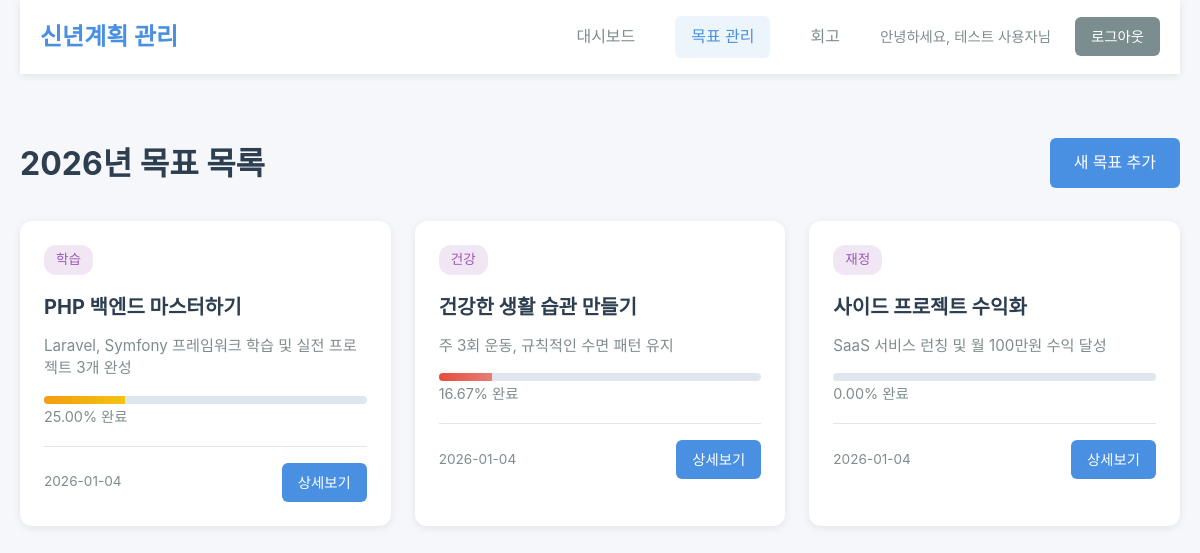
/goal_list.php (signed in), run on the app's committed database.
### tables this page shows
CREATE TABLE IF NOT EXISTS goals (
    id INT UNSIGNED AUTO_INCREMENT PRIMARY KEY,
    user_id INT UNSIGNED NOT NULL COMMENT '목표 소유자',
    year YEAR NOT NULL COMMENT '목표 연도 (예: 2026)',
    title VARCHAR(200) NOT NULL COMMENT '목표 제목',
    description TEXT COMMENT '목표 상세 설명',
    category ENUM('career', 'health', 'study', 'finance', 'hobby', 'relationship', 'other')
        DEFAULT 'other' COMMENT '목표 카테고리',
    status ENUM('not_started', 'in_progress', 'completed')
        DEFAULT 'not_started' COMMENT '목표 상태',
    progress_percentage DECIMAL(5,2) DEFAULT 0.00 COMMENT '진행률 (0.00 ~ 100.00)',
    created_at TIMESTAMP DEFAULT CURRENT_TIMESTAMP,
    updated_at TIMESTAMP DEFAULT CURRENT_TIMESTAMP ON UPDATE CURRENT_TIMESTAMP,
    FOREIGN KEY (user_id) REFERENCES users(id) ON DELETE CASCADE,
    INDEX idx_user_year (user_id, year),
    INDEX idx_category (category),
    INDEX idx_status (status)
);

### includes/session.php (called while the page is built, shortened)
<?php
function getCurrentUserId(): ?int
{
    return $_SESSION['user_id'] ?? null;
}
function getCurrentUserName(): ?string
{
    return $_SESSION['user_name'] ?? null;
}

### includes/functions.php (called while the page is built, shortened)
<?php
function e(?string $string): string
{
    return htmlspecialchars($string ?? '', ENT_QUOTES, 'UTF-8');
}
function getCategoryName(string $category): string
{
    $categories = [
        'career' => '커리어',
        'health' => '건강',
        'study' => '학습',
        'finance' => '재정',
        'hobby' => '취미',
        'relationship' => '관계',
        'other' => '기타',
    ];
    return $categories[$category] ?? $category;
}
function getProgressColorClass(float $progress): string
{
    if ($progress >= 75) {
        return 'progress-success';
    } elseif ($progress >= 50) {
        return 'progress-info';
    } elseif ($progress >= 25) {
        return 'progress-warning';
    } else {
        return 'progress-danger';
    }
}
function formatDate(?string $date, string $format = 'Y-m-d H:i'): string
{
    return date($format, strtotime($date));
}

### config/database.php (called while the page is built, shortened)
<?php
function getDBConnection(): PDO
{
    static $pdo = null;
    if ($pdo === null) {
        $dsn = sprintf(
            'mysql:host=%s;port=%s;dbname=%s;charset=%s',
            DB_HOST,
            DB_PORT,
            DB_NAME,
            DB_CHARSET
        );
        $options = [
            PDO::ATTR_ERRMODE => PDO::ERRMODE_EXCEPTION,
            PDO::ATTR_DEFAULT_FETCH_MODE => PDO::FETCH_ASSOC,
            PDO::ATTR_EMULATE_PREPARES => false,
        ];
        try {
            $pdo = new PDO($dsn, DB_USER, DB_PASS, $options);
        } catch (PDOException $e) {
            die('Database connection failed: ' . $e->getMessage());
        }
    }
    return $pdo;
}

### models/Goal.php (called while the page is built, shortened)
<?php
require_once __DIR__ . '/../config/database.php';
class Goal
{
    private PDO $db;
    public function __construct()
    {
        $this->db = getDBConnection();
    }
    public function findByUser(int $userId, ?int $year = null): array
    {
        $sql = 'SELECT * FROM goals WHERE user_id = :user_id';
        $params = ['user_id' => $userId];
        if ($year !== null) {
            $sql .= ' AND year = :year';
            $params['year'] = $year;
        }
        $sql .= ' ORDER BY created_at DESC';
        $stmt = $this->db->prepare($sql);
        $stmt->execute($params);
        return $stmt->fetchAll();
    }
}

### goal_list.php (the view, shortened to what this page needs)
<?php
require_once __DIR__ . '/includes/session.php';
require_once __DIR__ . '/includes/functions.php';
require_once __DIR__ . '/models/Goal.php';
$userId = getCurrentUserId();
$userName = getCurrentUserName();
$currentYear = date('Y');
$goalModel = new Goal();
$goals = $goalModel->findByUser($userId, $currentYear);
$showCreateForm = isset($_GET['action']) && $_GET['action'] === 'create';
?>
<!DOCTYPE html>
<html lang="ko">
<head>
    <link rel="stylesheet" href="assets/css/style.css">
</head>
<body>
    <div class="container">
        <header class="header">
            <div class="header-content">
                <h1 class="logo">신년계획 관리</h1>
                <nav class="nav">
                    <a href="dashboard.php" class="nav-link">대시보드</a>
                    <a href="goal_list.php" class="nav-link active">목표 관리</a>
                    <a href="reflection.php" class="nav-link">회고</a>
                    <span class="user-info">안녕하세요, <?= e($userName) ?>님</span>
                    <a href="logout.php" class="btn btn-sm btn-secondary">로그아웃</a>
                </nav>
            </div>
        </header>
        <main class="main-content">
            <div class="page-header">
                <h2><?= $currentYear ?>년 목표 목록</h2>
                <?php if (!$showCreateForm): ?>
                    <a href="goal_list.php?action=create" class="btn btn-primary">새 목표 추가</a>
                <?php endif; ?>
            </div>
            <div class="goals-container">
                <?php if (empty($goals)): ?>
                    <div class="empty-state">
                        <p>아직 목표가 없습니다.</p>
                        <a href="goal_list.php?action=create" class="btn btn-primary">첫 목표 만들기</a>
                    </div>
                <?php else: ?>
                    <div class="goal-grid">
                        <?php foreach ($goals as $goal): ?>
                            <div class="goal-card">
                                <div class="goal-card-header">
                                    <span class="badge badge-category"><?= e(getCategoryName($goal['category'])) ?></span>
                                </div>
                                <h3 class="goal-title">
                                    <a href="goal_detail.php?id=<?= $goal['id'] ?>">
                                        <?= e($goal['title']) ?>
                                    </a>
                                </h3>
                                <p class="goal-description">
                                    <?= e(mb_substr($goal['description'] ?? '', 0, 100)) ?>
                                </p>
                                <div class="goal-progress">
                                    <div class="progress-bar">
                                        <div
                                            class="progress-fill <?= getProgressColorClass($goal['progress_percentage']) ?>"
                                            style="width: <?= $goal['progress_percentage'] ?>%"
                                        ></div>
                                    </div>
                                    <span class="progress-label"><?= $goal['progress_percentage'] ?>% 완료</span>
                                </div>
                                <div class="goal-footer">
                                    <span class="goal-date"><?= formatDate($goal['created_at'], 'Y-m-d') ?></span>
                                    <a href="goal_detail.php?id=<?= $goal['id'] ?>" class="btn btn-sm btn-primary">상세보기</a>
                                </div>
                            </div>
                        <?php endforeach; ?>
                    </div>
                <?php endif; ?>
            </div>
        </main>
    </div>
</body>
</html>

### assets/css/style.css (style rules this page uses)
:root { --primary-color: #4A90E2; --secondary-color: #7B8D8E; --success-color: #27AE60; --warning-color: #F39C12; --danger-color: #E74C3C; --info-color: #3498DB; --bg-color: #F5F7FA; --text-color: #2C3E50; --text-muted: #7F8C8D; --border-color: #E0E6ED; --card-shadow: 0 2px 8px rgba(0, 0, 0, 0.08); --card-hover-shadow: 0 4px 16px rgba(0, 0, 0, 0.12); --font-family: -apple-system, BlinkMacSystemFont, "Segoe UI", Roboto, "Helvetica Neue", Arial, sans-serif; }
* { margin: 0; padding: 0; box-sizing: border-box; }
body { font-family: var(--font-family); background-color: var(--bg-color); color: var(--text-color); line-height: 1.6; }
a { color: var(--primary-color); text-decoration: none; transition: color 0.2s; }
.container { max-width: 1200px; margin: 0 auto; padding: 0 20px; }
.header { background: white; box-shadow: var(--card-shadow); padding: 1rem 0; margin-bottom: 2rem; }
.header-content { max-width: 1200px; margin: 0 auto; padding: 0 20px; display: flex; justify-content: space-between; align-items: center; }
.logo { font-size: 1.5rem; font-weight: 700; color: var(--primary-color); }
.nav { display: flex; align-items: center; gap: 1.5rem; }
.nav-link { color: var(--text-muted); font-weight: 500; padding: 0.5rem 1rem; border-radius: 6px; transition: all 0.2s; }
.nav-link:hover, .nav-link.active { color: var(--primary-color); background: rgba(74, 144, 226, 0.1); }
.user-info { color: var(--text-muted); font-size: 0.9rem; }
.main-content { padding: 2rem 0; min-height: calc(100vh - 200px); }
.page-header { display: flex; justify-content: space-between; align-items: center; margin-bottom: 2rem; }
.page-header h2 { font-size: 2rem; color: var(--text-color); }
.btn { display: inline-block; padding: 0.75rem 1.5rem; border: none; border-radius: 6px; font-size: 1rem; font-weight: 500; cursor: pointer; transition: all 0.2s; text-align: center; }
.btn-primary { background: var(--primary-color); color: white; }
.btn-secondary { background: var(--secondary-color); color: white; }
.btn-sm { padding: 0.5rem 1rem; font-size: 0.9rem; }
.badge { display: inline-block; padding: 0.25rem 0.75rem; border-radius: 12px; font-size: 0.85rem; font-weight: 500; }
.badge-category { background: rgba(155, 89, 182, 0.15); color: #9B59B6; }
.goal-grid { display: grid; grid-template-columns: repeat(auto-fill, minmax(350px, 1fr)); gap: 1.5rem; }
.goal-card { background: white; border-radius: 12px; box-shadow: var(--card-shadow); padding: 1.5rem; transition: transform 0.2s, box-shadow 0.2s; }
.goal-card-header { display: flex; gap: 0.5rem; margin-bottom: 1rem; }
.goal-title { font-size: 1.25rem; margin-bottom: 0.75rem; }
.goal-title a { color: var(--text-color); }
.goal-description { color: var(--text-muted); font-size: 0.95rem; margin-bottom: 1rem; line-height: 1.5; }
.goal-progress { margin-bottom: 1rem; }
.goal-footer { display: flex; justify-content: space-between; align-items: center; padding-top: 1rem; border-top: 1px solid var(--border-color); }
.goal-date { color: var(--text-muted); font-size: 0.85rem; }
.progress-bar { width: 100%; height: 8px; background: var(--border-color); border-radius: 4px; overflow: hidden; }
.progress-fill { height: 100%; transition: width 0.3s ease; }
.progress-warning { background: linear-gradient(90deg, var(--warning-color), #F1C40F); }
.progress-danger { background: linear-gradient(90deg, var(--danger-color), #E67E73); }
.progress-label, .progress-text { font-size: 0.9rem; color: var(--text-muted); margin-top: 0.5rem; }

### data on the page
goals: category "학습", title "PHP 백엔드 마스터하기", description "Laravel, Symfony 프레임워크 학습 및 실전 프로젝트 3개 완성", progress_percentage "25.00", created_at "2026-01-04"
goals: category "건강", title "건강한 생활 습관 만들기", description "주 3회 운동, 규칙적인 수면 패턴 유지", progress_percentage "16.67", created_at "2026-01-04"
goals: category "재정", title "사이드 프로젝트 수익화", description "SaaS 서비스 런칭 및 월 100만원 수익 달성", progress_percentage "0.00", created_at "2026-01-04"

### other printed values
$userName "테스트 사용자"
